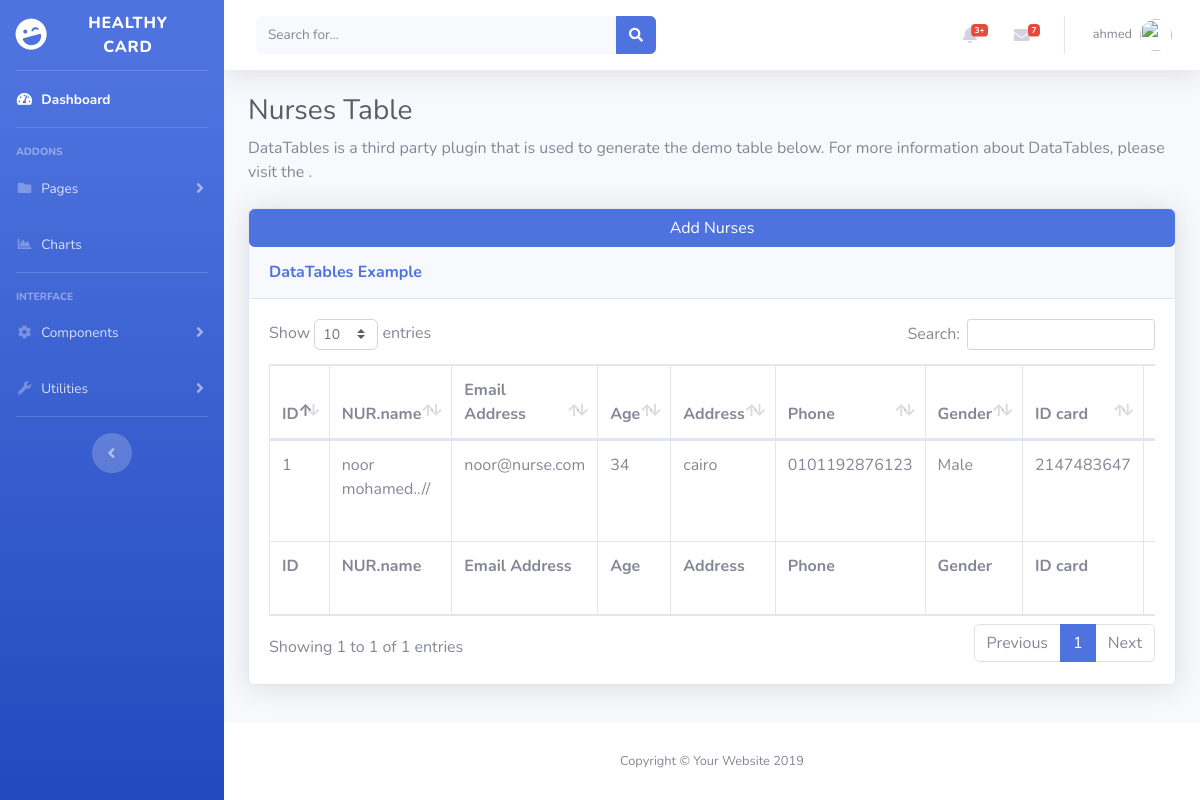
The page /admin/nurses.php?id=12 (signed in) on the database its author committed.
### tables this page shows
CREATE TABLE `managers` (
  `id` int(11) NOT NULL,
  `username` varchar(255) NOT NULL,
  `email` varchar(255) NOT NULL,
  `password` varchar(255) NOT NULL,
  `phone` varchar(100) NOT NULL,
  `address` varchar(255) NOT NULL,
  `hospital_name_id` int(11) NOT NULL,
  `priv` int(11) NOT NULL
);

CREATE TABLE `nurses` (
  `id` int(11) NOT NULL,
  `username` varchar(255) NOT NULL,
  `email` varchar(255) NOT NULL,
  `password` varchar(255) NOT NULL,
  `age` int(11) NOT NULL,
  `address` varchar(255) NOT NULL,
  `phone` varchar(100) NOT NULL,
  `gender` int(11) NOT NULL,
  `idcard` int(100) NOT NULL,
  `hospital_name_id` int(11) NOT NULL,
  `priv` int(11) NOT NULL
);

### admin/design/nurse/nurTable.php (the view, shortened to what this page needs)
<div class="card shadow mb-4">
          <a href="?action=add" class="btn btn-primary" >Add Nurses</a>
            <div class="card-header py-3">
              <h6 class="m-0 font-weight-bold text-primary">DataTables Example</h6>
            </div>
            <div class="card-body">
              <div class="table-responsive">
                <table class="table table-bordered" id="dataTable" width="100%" cellspacing="0">
                  <thead>
                    <tr>
                      <th>ID</th>
                      <th>NUR.name</th>
                      <th>Email Address</th>
                      <th>Age</th>
                      <th>Address</th>
                      <th>Phone</th>
                      <th>Gender</th>
                      <th>ID card</th>
                      <th>Hospital Name</th>
                    </tr>
                  </thead>
                  <tfoot>
                    <tr>
                      <th>ID</th>
                      <th>NUR.name</th>
                      <th>Email Address</th>
                      <th>Age</th>
                      <th>Address</th>
                      <th>Phone</th>
                      <th>Gender</th>
                      <th>ID card</th>
                      <th>Hospital Name</th>
                    </tr>
                  </tfoot>
                  <tbody>
                    <tr>
<?php
    require_once "functions/connect.php";
    $hos  =  $_GET['id'];
    $select = "SELECT * FROM nurses WHERE $hos = hospital_name_id";
    $query  = $conn -> query($select);
    $id     = 0;
    foreach ($query as $nur) {
?>
                      <td><?= ++$id ?></td>
                      <td><?= $nur['username'] ?></td>
                      <td><?= $nur['email'] ?></td>
                      <td><?= $nur['age'] ?></td>
                      <td><?= $nur['address'] ?></td>
                      <td><?= $nur['phone'] ?></td>
                      <td><?= $nur['gender'] == 0 ? 'Male' : 'Female' ?></td>
                      <td><?= $nur['idcard'] ?></td>
                      <td>
                      </td>
                    </tr>
<?php }; ?>
                  </tbody>
                </table>
              </div>
            </div>
          </div>

### admin/includes/header.php (shortened to what this page needs)
<nav class="navbar navbar-expand navbar-light bg-white topbar mb-4 static-top shadow">
<form class="d-none d-sm-inline-block form-inline mr-auto ml-md-3 my-2 my-md-0 mw-100 navbar-search">
  <div class="input-group">
    <input type="text" class="form-control bg-light border-0 small" placeholder="Search for..." aria-label="Search" aria-describedby="basic-addon2">
    <div class="input-group-append">
      <button class="btn btn-primary" type="button">
        <i class="fas fa-search fa-sm"></i>
      </button>
    </div>
  </div>
</form>
<ul class="navbar-nav ml-auto">
  <li class="nav-item dropdown no-arrow mx-1">
    <a class="nav-link dropdown-toggle" href="#" id="alertsDropdown" role="button" data-toggle="dropdown" aria-haspopup="true" aria-expanded="false">
      <i class="fas fa-bell fa-fw"></i>
      <span class="badge badge-danger badge-counter">3+</span>
    </a>
  </li>
  <li class="nav-item dropdown no-arrow mx-1">
    <a class="nav-link dropdown-toggle" href="#" id="messagesDropdown" role="button" data-toggle="dropdown" aria-haspopup="true" aria-expanded="false">
      <i class="fas fa-envelope fa-fw"></i>
      <span class="badge badge-danger badge-counter">7</span>
    </a>
  </li>
  <?php
  $nam  = $_SESSION['name'];
  $id  = $_SESSION['login'];
   require_once "functions/connect.php";
   $sel  = "SELECT * FROM $nam  WHERE  id = $id";
   $query = $conn -> query($sel);
   $name  = $query -> fetch_assoc();
  ?>
  <li class="nav-item dropdown no-arrow">
    <a class="nav-link dropdown-toggle" href="#" id="userDropdown" role="button" data-toggle="dropdown" aria-haspopup="true" aria-expanded="false">
      <span class="mr-2 d-none d-lg-inline text-gray-600 small"><?php echo @$name['username'] ?></span>
      <img class="img-profile rounded-circle" src="https://source.unsplash.com/QAB-WJcbgJk/60x60">
    </a>
  </li>
</ul>
</nav>

### rows shown on the page
managers: username "ahmed"
nurses: username "noor mohamed..//", email "noor@nurse.com", age "34", address "cairo", phone "0101192876123", gender "Male", idcard "2147483647"
